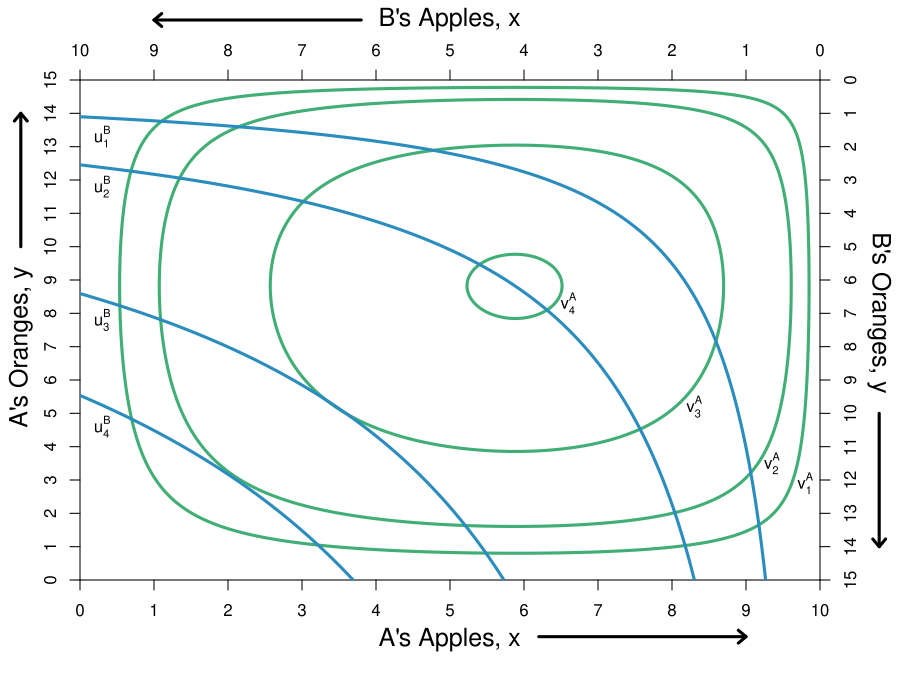

Here is the R script that generated this plot:
#Graph Designer: Simon Halliday & Madeleine Wettach '20
#Authors: Bowles, Foley and Halliday
#Title: Microeconomics: Competition, Conflict and Coordination

require(shape)
pdf(file = "property/step_by_step_graphs_5/property_hg_he_step2.pdf", width = 9, height = 7)

#Set parameters for graphics
axislabelsize <- 1.5
graphlinewidth <- 3

COL <- c("#7fc97f", "#beaed4", "#fdc086", "#ffff99", "#386cb0", "#f0027f", "#bf5b17", "#666666")
COLA <- c("#99d8c9","#66c2a4","#41ae76", "#238b45", "#005824")
COLB <- c("#4eb3d3", "#2b8cbe", "#0868ac","#084081")

par(mar =  c(6, 4, 4, 4))

uA <- function(x, y) {
  0.5*log(x) + 0.5*log(y) + 0.35*log(10 - x) + 0.35*log(15 - y)
}

uB <- function(x, y) {
  0.5*log(10 - x) + 0.5*log(15 - y)
}

xlims <- c(0, 10)
ylims <- c(0, 15)

npts <- 501 
x <- seq(xlims[1], xlims[2], length.out = npts)
y <- seq(ylims[1], ylims[2], length.out = npts) 
a <- c(2.2, 2.526628, 2.9, 3.1)
b <- c(1.2, 1.618586, 2.08, 2.275)

#For B we need a utility where xA = 5.88, ya = 8.82 => corresponds to 1.618 above

plot(0, 0, xlim = xlims, ylim = ylims, type = "n",
     xlab = expression(paste("")),
     ylab = expression(paste("")), 
     xaxt = "n", 
     yaxt = "n", 
     cex.lab = axislabelsize, 
     bty = "n",
     xaxs="i", 
     yaxs="i")

ticksy <- seq(from = 0, to = 15, by = 1)
ylabels <- seq(from = 0, to = 15, by = 1)
ticksx <- seq(from = 0, to = 10, by = 1)
xlabels <- seq(from = 0, to = 10, by = 1)
axis(1, at = ticksx, pos = 0, labels = xlabels)
axis(2, at = ticksy, pos = 0, labels = ylabels, las = 0)

##iso welfare curves
contour(x, y, 
        outer(x, y, uA),
        drawlabels = FALSE,
        col = COLA[3],
        lwd = graphlinewidth,
        levels = a, 
        xaxs="i", 
        yaxs="i", 
        add = TRUE) 

mtext("A's Apples, x", side=1, line = 2.5, cex = axislabelsize)
text(-0.8, 7, expression(paste("A's Oranges, y")), xpd = TRUE, cex = axislabelsize, srt = 90) 

#Add arrows:
arrows(-0.8, 10, -0.8, 14, xpd = TRUE, length=0.1,angle=40,lwd=3)
arrows(6.2, -1.7, 9, -1.7, xpd = TRUE, length=0.1,angle=40,lwd=3)


contour(x, y, 
        outer(x, y, uB),
        drawlabels = FALSE,
        col = COLB[2],
        lwd = graphlinewidth,
        levels = b, 
        add = TRUE
) 

###segments(0, 0, 5.88, 8.88, lty = 1, col = COL[2] , lwd = graphlinewidth)
###text(5.5, 6.4, expression("Pareto Efficient Curve"))
###Arrows(5.3, 6.7, 5.3, 7.6, col = "black", lty = 1, lwd = 2, arr.type = "triangle", arr.lwd = 0.5)

#Label the iso-welfare functions for the HG, Aisha
text(9.8, 2.9, expression(v[1]^A))
text(9.35, 3.5, expression(v[2]^A))
text(8.3, 5.2, expression(v[3]^A))
text(6.6, 8.3, expression(v[4]^A))

#Label the indifference curves for the HE, Betty
text(0.3, 13.3, expression(u[1]^B))
text(0.3, 11.8, expression(u[2]^B))
text(0.3, 7.8, expression(u[3]^B))
text(0.3, 4.6, expression(u[4]^B))

#A's bliss point - 3.1073 is the value of u
###points(5.88, 8.82, pch = 16, col = "black", cex = 1.5)
###text(5.88, 11, expression(paste("A's highest v, ", v[max]^A)))
###Arrows(5.88, 10.6, 5.88, 9.3, col = "black", lty = 1, lwd = 2, arr.type = "triangle", arr.lwd = 0.5)

#Label point i. 
##points(5, 7.5, pch = 16, col = "black", cex = 1.5)
##text(5, 7.9, expression(paste("i")))

#Label two points for comparison
##points(2.05, 3.075, pch = 16, col = "black", cex = 1.5)
##text(2.05, 3.55, expression(paste("j")))
##points(9, 13.5, pch = 16, col = "black", cex = 1.5)
##text(9, 13, expression(paste("k")))

#Label two points for comparison
##points(8, 2, pch = 16, col = "black", cex = 1.5)
##text(8, 1.5, expression(paste("e")))



par(new = TRUE)

#Use the same x and ylims as previously, but with locations switched
xlims2 <- c(10, 0)
ylims2 <- c(15, 0)

#Leave the ylab and xlab blank to ensure no axes titles
plot(0, 0, xlim = xlims2, ylim = ylims2, type = "n",
     xlab = expression(paste("")),
     ylab = expression(paste("")),
     xaxt = "n", 
     yaxt = "n", 
     cex.lab = 1.3, 
     bty = "n",
     xaxs="i", 
     yaxs="i")

#Set up axes at sides 3 and 4 (top and right)
axis(side = 3, at = ticksx, pos = 0, labels = xlabels)
axis(side = 4, at = ticksy, pos = 0, labels = ylabels, las = 0)
mtext("B's Apples, x", side=3, line = 2.5, cex = axislabelsize)
text(-0.8, 7, expression(paste("B's Oranges, y")), xpd = TRUE, cex = axislabelsize, srt = 270) 

#Add arrows:
arrows(-0.8, 10, -0.8, 14, xpd = TRUE, length=0.1,angle=40,lwd=3)
arrows(6.2, -1.8, 9, -1.8, xpd = TRUE, length=0.1,angle=40,lwd=3)

dev.off()
